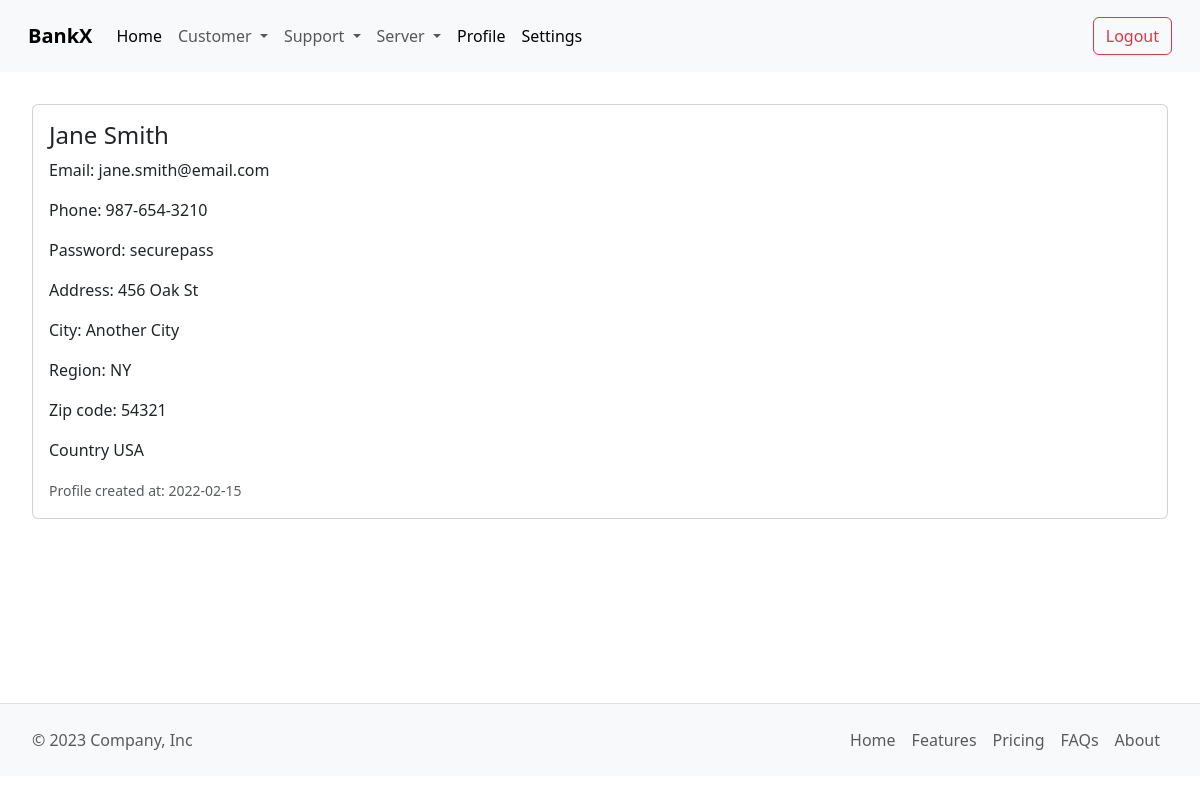
The app's page /Admin/customer_profile.php?id=2 (signed in) with its own data.
### tables this page shows
CREATE TABLE `Customers` (
    `CustomerID` INT PRIMARY KEY AUTO_INCREMENT,
    `FirstName` VARCHAR(50) NOT NULL,
    `LastName` VARCHAR(50) NOT NULL,
    `Email` VARCHAR(100) NOT NULL,
    `PhoneNumber` VARCHAR(100) NOT NULL,
    `Password` VARCHAR(100) NOT NULL,
    `Address` VARCHAR(255),
    `City` VARCHAR(50),
    `State` VARCHAR(50),
    `ZipCode` VARCHAR(10),
    `Country` VARCHAR(50),
    `RegistrationDate` DATE NOT NULL
);

### src/Admin/customer_profile.php (the view)
<?php
include("include/header.php");
require_once("../Modules/config.php");
$userid = $_GET['id'];
$stmt = $conn->prepare("SELECT * FROM `Customers` WHERE `CustomerID` = :userid");
$stmt->bindValue(":userid", $userid, PDO::PARAM_INT);
$stmt->execute();
$result = $stmt->fetch(PDO::FETCH_ASSOC);
?>
<div style="padding: 2rem;">
      <div class="card">
        <div class="card-body">
          <h4 class="card-title"><?php echo $result['FirstName']; ?> <?php echo $result['LastName']; ?></h4>
          <p class="card-text">Email: <?= $result['Email']; ?></p>
          <p class="card-text">Phone: <?= $result['PhoneNumber']; ?></p>
          <p class="card-text">Password: <?= $result['Password']; ?></p>
          <p class="card-text">Address: <?= $result['Address']; ?></p>
          <p class="card-text">City: <?= $result['City']; ?></p>
          <p class="card-text">Region: <?= $result['State']; ?></p>
          <p class="card-text">Zip code: <?= $result['ZipCode']; ?></p>
          <p class="card-text">Country <?= $result['Country']; ?></p>
          <p class="card-text"><small class="text-muted">Profile created at: <?php echo $result['RegistrationDate']; ?></small></p>
        </div>
      </div>
    </div>
<?php
include("include/footer.php");
?>

### records on screen
customers: FirstName "Jane", LastName "Smith", Email "jane.smith@email.com", PhoneNumber "987-654-3210", Password "securepass", Address "456 Oak St", City "Another City", State "NY", ZipCode "54321", Country "USA", RegistrationDate "2022-02-15"
